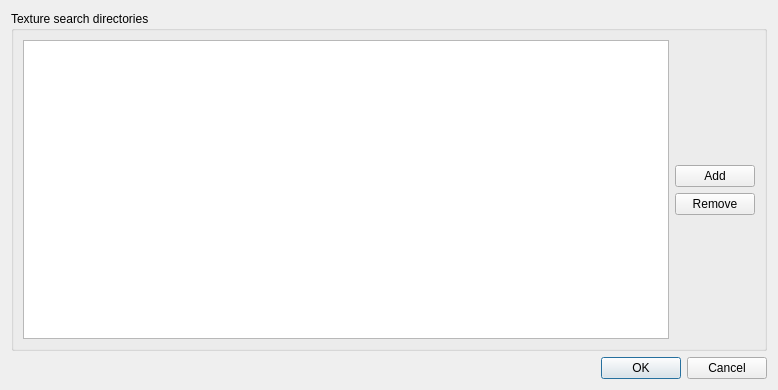
<?xml version="1.0" encoding="UTF-8"?>
<ui version="4.0">
 <class>TexConfigDialog</class>
 <widget class="QDialog" name="TexConfigDialog">
  <property name="geometry">
   <rect>
    <x>0</x>
    <y>0</y>
    <width>778</width>
    <height>390</height>
   </rect>
  </property>
  <property name="windowTitle">
   <string>Config</string>
  </property>
  <layout class="QVBoxLayout" name="verticalLayout_2">
   <item>
    <widget class="QGroupBox" name="groupBox">
     <property name="title">
      <string>Texture search directories</string>
     </property>
     <layout class="QGridLayout" name="gridLayout_2">
      <item row="0" column="0">
       <widget class="QListWidget" name="lw_dirs"/>
      </item>
      <item row="0" column="1">
       <layout class="QVBoxLayout" name="verticalLayout">
        <item>
         <spacer name="verticalSpacer_2">
          <property name="orientation">
           <enum>Qt::Vertical</enum>
          </property>
          <property name="sizeHint" stdset="0">
           <size>
            <width>20</width>
            <height>40</height>
           </size>
          </property>
         </spacer>
        </item>
        <item>
         <widget class="QPushButton" name="pb_add">
          <property name="text">
           <string>Add</string>
          </property>
         </widget>
        </item>
        <item>
         <widget class="QPushButton" name="pb_remove">
          <property name="text">
           <string>Remove</string>
          </property>
         </widget>
        </item>
        <item>
         <spacer name="verticalSpacer">
          <property name="orientation">
           <enum>Qt::Vertical</enum>
          </property>
          <property name="sizeHint" stdset="0">
           <size>
            <width>20</width>
            <height>40</height>
           </size>
          </property>
         </spacer>
        </item>
       </layout>
      </item>
     </layout>
    </widget>
   </item>
   <item>
    <widget class="QDialogButtonBox" name="buttonBox">
     <property name="orientation">
      <enum>Qt::Horizontal</enum>
     </property>
     <property name="standardButtons">
      <set>QDialogButtonBox::Cancel|QDialogButtonBox::Ok</set>
     </property>
    </widget>
   </item>
  </layout>
 </widget>
 <resources/>
 <connections>
  <connection>
   <sender>buttonBox</sender>
   <signal>accepted()</signal>
   <receiver>TexConfigDialog</receiver>
   <slot>accept()</slot>
   <hints>
    <hint type="sourcelabel">
     <x>248</x>
     <y>254</y>
    </hint>
    <hint type="destinationlabel">
     <x>157</x>
     <y>274</y>
    </hint>
   </hints>
  </connection>
  <connection>
   <sender>buttonBox</sender>
   <signal>rejected()</signal>
   <receiver>TexConfigDialog</receiver>
   <slot>reject()</slot>
   <hints>
    <hint type="sourcelabel">
     <x>316</x>
     <y>260</y>
    </hint>
    <hint type="destinationlabel">
     <x>286</x>
     <y>274</y>
    </hint>
   </hints>
  </connection>
 </connections>
</ui>
